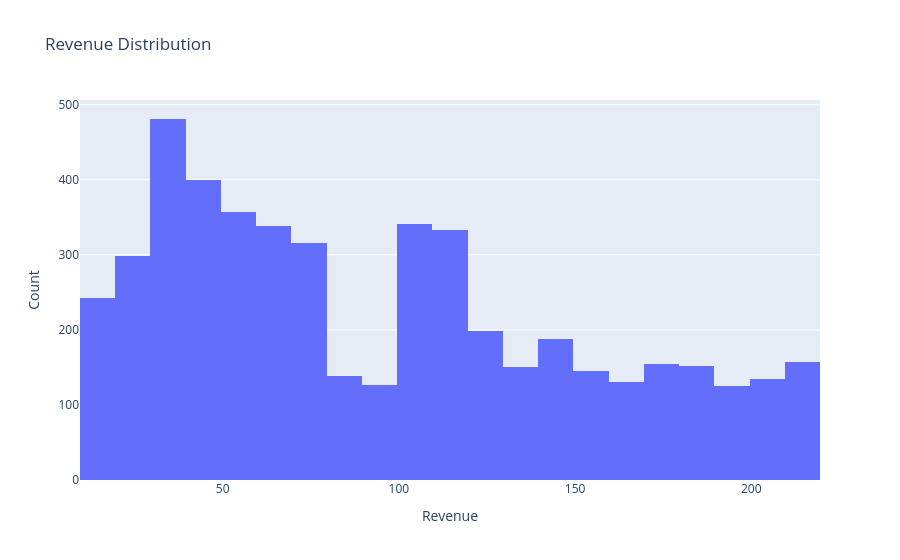

Notebook code cell kept with this figure:
### Markdown cell above
RFM

### Code cell
fig = px.histogram(data_frame=df_orders,
             x = 'revenue',
             title = 'Revenue Distribution',
             nbins = 40
             )
fig.update_layout(
    xaxis_title = 'Revenue',
    yaxis_title = 'Count'
)
fig.show()

### Figure 1 — Plotly figure (JSON) as saved in the notebook; plotly's stock layout.template omitted (floating-point values rounded to 4 significant figures; data arrays with more than 128 entries replaced by an {"elided": "..."} marker saying what was removed)
{"data": [{"bingroup": "x", "hovertemplate": "revenue=%{x}<br>count=%{y}<extra></extra>", "legendgroup": "", "marker": {"color": "#636efa", "pattern": {"shape": ""}}, "name": "", "nbinsx": 40, "orientation": "v", "showlegend": false, "type": "histogram", "x": {"elided": "4906 int values"}, "xaxis": "x", "yaxis": "y"}], "layout": {"barmode": "relative", "legend": {"tracegroupgap": 0}, "title": {"text": "Revenue Distribution"}, "xaxis": {"anchor": "y", "domain": [0, 1], "title": {"text": "Revenue"}}, "yaxis": {"anchor": "x", "domain": [0, 1], "title": {"text": "Count"}}}}
